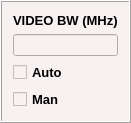
  <widget class="QFrame" name="frame_6">
   <property name="geometry">
    <rect>
     <x>700</x>
     <y>366</y>
     <width>117</width>
     <height>118</height>
    </rect>
   </property>
   <property name="styleSheet">
    <string notr="true">background-color: rgb(247, 241, 241);</string>
   </property>
   <property name="frameShape">
    <enum>QFrame::Box</enum>
   </property>
   <property name="frameShadow">
    <enum>QFrame::Raised</enum>
   </property>
   <layout class="QGridLayout" name="gridLayout_14">
    <item row="0" column="0">
     <layout class="QGridLayout" name="gridLayout_13">
      <item row="2" column="0">
       <widget class="QCheckBox" name="Video_Auto">
        <property name="font">
         <font>
          <family>Arial</family>
          <pointsize>10</pointsize>
          <weight>75</weight>
          <bold>true</bold>
         </font>
        </property>
        <property name="text">
         <string>Auto</string>
        </property>
       </widget>
      </item>
      <item row="3" column="0">
       <widget class="QCheckBox" name="Video_Man">
        <property name="font">
         <font>
          <family>Arial</family>
          <pointsize>10</pointsize>
          <weight>75</weight>
          <bold>true</bold>
         </font>
        </property>
        <property name="text">
         <string>Man</string>
        </property>
       </widget>
      </item>
      <item row="0" column="0">
       <widget class="QLabel" name="label_16">
        <property name="font">
         <font>
          <family>Arial</family>
          <pointsize>10</pointsize>
          <weight>75</weight>
          <bold>true</bold>
         </font>
        </property>
        <property name="text">
         <string>VIDEO BW (MHz)</string>
        </property>
       </widget>
      </item>
      <item row="1" column="0">
       <widget class="QLineEdit" name="lineEdit_Video_BW">
        <property name="alignment">
         <set>Qt::AlignCenter</set>
        </property>
       </widget>
      </item>
     </layout>
    </item>
   </layout>
  </widget>
